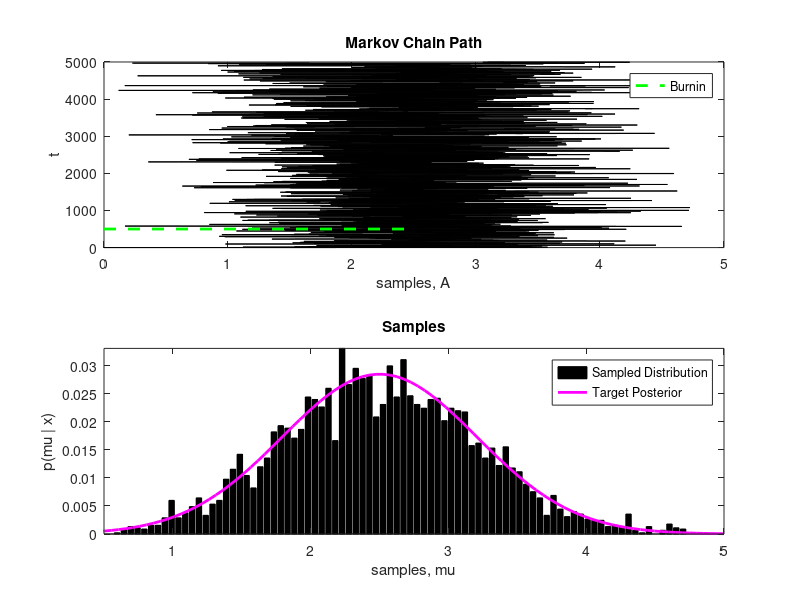
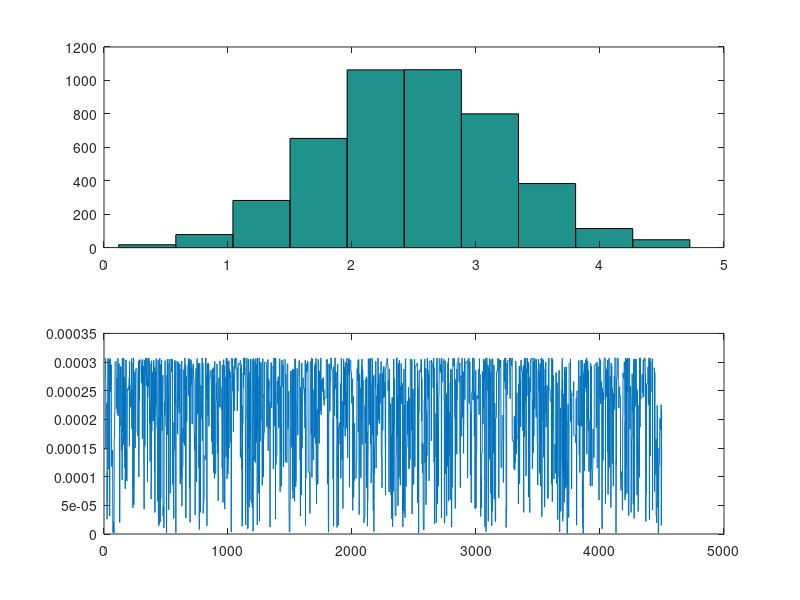
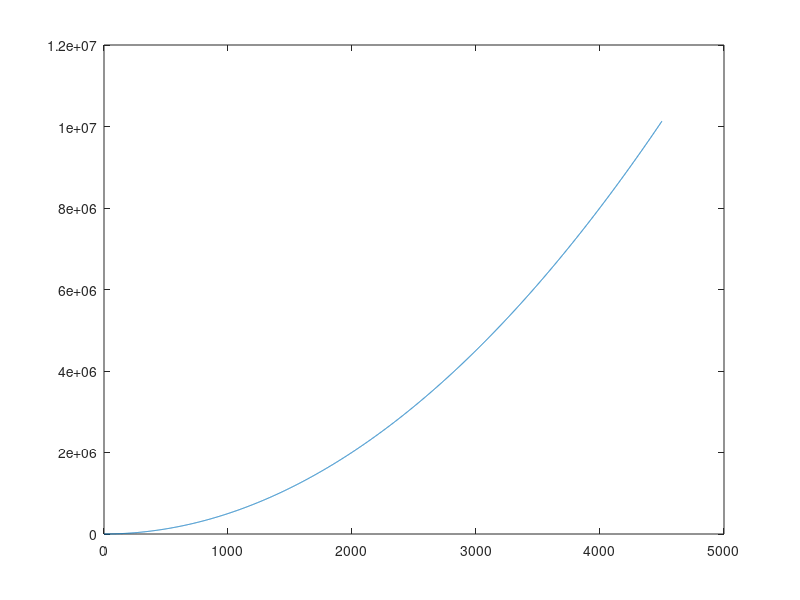

These figures' MATLAB source, in order:
clear; close all;

% METROPOLIS-HASTINGS BAYESIAN POSTERIOR
rand('seed',12345)

% PRIOR OVER SCALE PARAMETERS
B = 1;

% DEFINE LIKELIHOOD
%likelihood = inline('(B.^A/gamma(A)).*y.^(A-1).*exp(-(B.*y))','y','A','B');
likelihood = inline('normpdf(x,5,1)','x');

% DEFINE PRIOR OVER SHAPE PARAMETERS
prior = inline('normpdf(x,0,1)','x');

% DEFINE THE POSTERIOR
%p = inline('(B.^A/gamma(A)).*y.^(A-1).*exp(-(B.*y)).*sin(pi*A).^2','y','A','B');

p = inline('normpdf(x,5,1).*normpdf(x,0,1)','x');

% INITIALIZE THE METROPOLIS-HASTINGS SAMPLER
% DEFINE PROPOSAL DENSITY
q_sig = 2;
q = inline('normpdf(x,0,sig)','x','sig');

% MEAN FOR PROPOSAL DENSITY
mu = 0;
y = 1.5;

% SOME CONSTANTS
xmc = 1;
if ~xmc
    % Normal mcmc
    nSamples = 5000;
    N = nSamples;
    burnIn = 500;
    minn = 0.1; maxx = 5;
else
    % XMC
    nSamples = 5000;
    N = nSamples;
    burnIn = 500;
    minn = 0.1; maxx = 5;
end

% INTIIALZE SAMPLER
x = zeros(1 ,nSamples);
probTrace = zeros(1,nSamples);
x(1) = mu;
t = 1;
be = 1;
acc = 0;
 
% RUN METROPOLIS-HASTINGS SAMPLER
while t < nSamples
    t = t+1;
    
    % SAMPLE FROM PROPOSAL
    xStar = normrnd(x(t-1),q_sig);
 
    % CALCULATE THE (CORRECTED) ACCEPTANCE RATIO
    %alpha = min([1, p(xStar)/p(x(t-1))]);
    
%     % FE AR CRITERION
%     feStar = sum(q(xStar,q_sig).*likelihood(xStar)) - ...
%         (1/be)*sum(q(xStar,q_sig).*log(q(xStar,q_sig)./prior(xStar)));
%     fe = sum(q(x(t-1),q_sig).*likelihood(x(t-1))) - ...
%         (1/be)*sum(q(x(t-1),q_sig).*log(q(x(t-1),q_sig)./prior(x(t-1))));
    
    feStar = sum(q([x(1:t-1) xStar],q_sig).*likelihood([x(1:t-1) xStar])) - ...
        (1/be)*sum(q([x(1:t-1) xStar],q_sig).*...
        log(q([x(1:t-1) xStar],q_sig)./prior([x(1:t-1) xStar])));
    feStar = feStar/t;
    
    fe = sum(q(x(1:t-1),q_sig).*likelihood(x(1:t-1))) - ...
        (1/be)*sum(q(x(1:t-1),q_sig).*...
        log(q(x(1:t-1),q_sig)./prior(x(1:t-1))));
    fe = fe/(t-1);
    %      if feStar>fe
    %          keyboard
    %      end
    %     feStar = be*log(sum(p(x(1:t-1)))/(t-1));
    %     fe = be*log(sum(p([x(1:t-2) xStar]))/(t-1));
    
    %     alpha = min(1,exp(feStar-fe));
    alpha = min([1, p(xStar)/p(x(t-1))]);
    
    % ACCEPT OR REJECT?
    u = rand;
    if u <= alpha
        x(t) = xStar;
        probTrace(t) = p(xStar);
        acc = acc + 1;
    else
        x(t) = x(t-1);
        probTrace(t) = probTrace(t-1);
    end
end

%%
figure(102);
subplot(2,1,1);
hist(x(burnIn:end));
subplot(2,1,2);
plot(probTrace(burnIn:end));


%% Convergence checks

% Mixing
accrate = acc/N    % Acceptance rate, should be around 0.234

% Running mean
runmean = cumsum(x(burnIn:end)./1:length(x(burnIn:end)));
figure(104);
plot(runmean);

% Autocorrelation
t = 1;
nn = 100;
xx = x(1:nn);   xx2 = x(end-nn:end);   % First ans Last nn samples
[r lags]   = xcorr(xx-mean(xx), 'coeff');
[r2 lags2] = xcorr(xx2-mean(xx2), 'coeff');
% figure(102)
% subplot(211);
% plot(r);
% subplot(212);
% plot(r2);

% Geweke test 
split1 = x(1:round(0.1*N));     split2 = x(round(0.5*N):end);
mean1  = mean(split1);              mean2  = mean(split2) ;  
if abs((mean1-mean2)/mean1) < 0.03   % 3% error
   geweke = 1
else
   geweke = 0
end

% % CALCULATE AND DISPLAY THE TARGET SURFACE
yy = linspace(0,5,100);
target = p(yy);

%% DISPLAY MARKOV CHAIN
figure(101);
subplot(211);
stairs(x(1:N),1:N, 'k');
hold on;
hb = plot([0 maxx/2],[burnIn burnIn],'g--','Linewidth',2);
ylabel('t'); xlabel('samples, A');
%set(gca , 'YDir', 'reverse');
title('Markov Chain Path');
legend(hb,'Burnin');
 
% DISPLAY SAMPLES
subplot(212);
nBins = 100;
sampleBins = linspace(minn,maxx,nBins);
counts = hist(x(burnIn:end), sampleBins);
bar(sampleBins, counts/sum(counts), 'k');
xlabel('samples, mu' ); ylabel( 'p(mu | x)' );
title('Samples');
 
% OVERLAY TARGET DISTRIBUTION
hold on;
plot(yy, target/sum(target) , 'm-', 'LineWidth', 2);
legend('Sampled Distribution',sprintf('Target Posterior'))
axis tight
xlim([0.5 5])
% %% EXTRA PLOTS
% % VISUALIZE POSTERIOR SURFACE
% figure(102);
% surf(postSurf); ylabel('y'); xlabel('A'); colormap hot
% % DISPLAY THE PRIOR
% hold on; pA = plot3(1:100,ones(1,numel(AA))*100,prior(AA),'b','linewidth',3)
% % DISPLAY POSTERIOR
% psA = plot3(1:100, ones(1,numel(AA))*16,postSurf(16,:),'m','linewidth',3)
% xlim([0 100]); ylim([0 100]);  axis normal
% set(gca,'XTick',[0,100]); set(gca,'XTickLabel',[0 5]);
% set(gca,'YTick',[0,100]); set(gca,'YTickLabel',[0 10]);
% view(65,25)
% legend([pA,psA],{'p(A)','p(A|y = 1.5)'},'Location','Northeast');
% hold off
% title('p(A|y)');
% 
% % DISPLAY TARGET AND PROPOSAL
% figure(103); 
% hold on;
% th = plot(AA,target,'m','Linewidth',2);
% qh = plot(AA,q(AA,mu),'k','Linewidth',2)
% legend([th,qh],{'Target, p(A)','Proposal, q(A)'});
% xlabel('A');